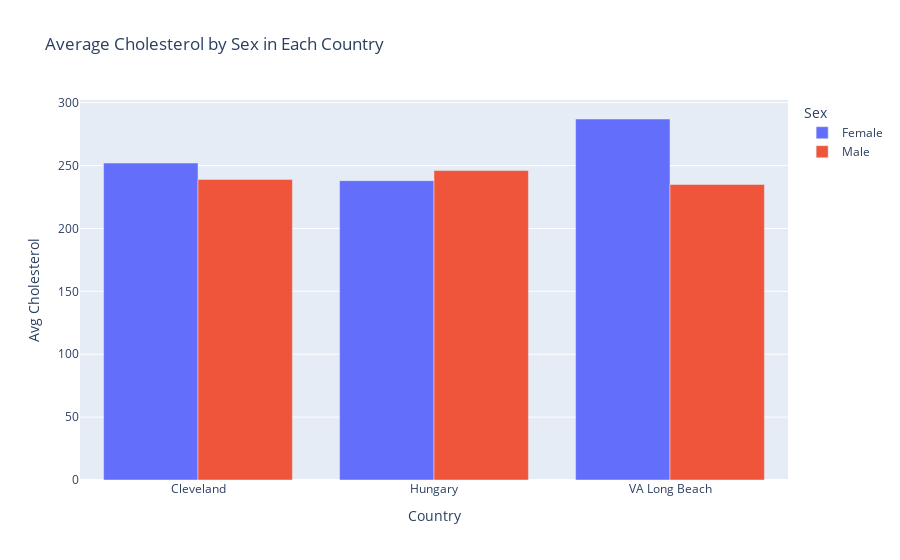

Source (notebook cell):
### Code cell
# ✅ Step 1: Group by 'dataset' and 'sex'
df_grouped = df.groupby(['dataset', 'sex'])['chol'].mean().reset_index()

# Step 2: (Optional) Round or convert
df_grouped['chol'] = df_grouped['chol'].astype(int)

# ✅ Step 3: Plot bar chart
fig = px.bar(df_grouped,
             x='dataset',        # 🟡 X-axis is country
             y='chol',           # 🟢 Y-axis is average cholesterol
             color='sex',        # 🔵 Bars colored by sex
             barmode='group',    # Grouped bars (Male/Female side by side)
             title='Average Cholesterol by Sex in Each Country',
             labels={'chol': 'Avg Cholesterol', 'sex': 'Sex', 'dataset': 'Country'},
             hover_data=['chol'])

fig.show()

### Figure 1 — Plotly figure (JSON) as saved in the notebook; plotly's stock layout.template omitted (floating-point values rounded to 4 significant figures)
{"data": [{"alignmentgroup": "True", "hovertemplate": "Sex=Female<br>Country=%{x}<br>Avg Cholesterol=%{y}<extra></extra>", "legendgroup": "Female", "marker": {"color": "#636efa", "pattern": {"shape": ""}}, "name": "Female", "offsetgroup": "Female", "orientation": "v", "showlegend": true, "textposition": "auto", "type": "bar", "x": ["Cleveland", "Hungary", "VA Long Beach"], "xaxis": "x", "y": [252, 238, 287], "yaxis": "y"}, {"alignmentgroup": "True", "hovertemplate": "Sex=Male<br>Country=%{x}<br>Avg Cholesterol=%{y}<extra></extra>", "legendgroup": "Male", "marker": {"color": "#EF553B", "pattern": {"shape": ""}}, "name": "Male", "offsetgroup": "Male", "orientation": "v", "showlegend": true, "textposition": "auto", "type": "bar", "x": ["Cleveland", "Hungary", "VA Long Beach"], "xaxis": "x", "y": [239, 246, 235], "yaxis": "y"}], "layout": {"barmode": "group", "legend": {"title": {"text": "Sex"}, "tracegroupgap": 0}, "title": {"text": "Average Cholesterol by Sex in Each Country"}, "xaxis": {"anchor": "y", "domain": [0, 1], "title": {"text": "Country"}}, "yaxis": {"anchor": "x", "domain": [0, 1], "title": {"text": "Avg Cholesterol"}}}}
